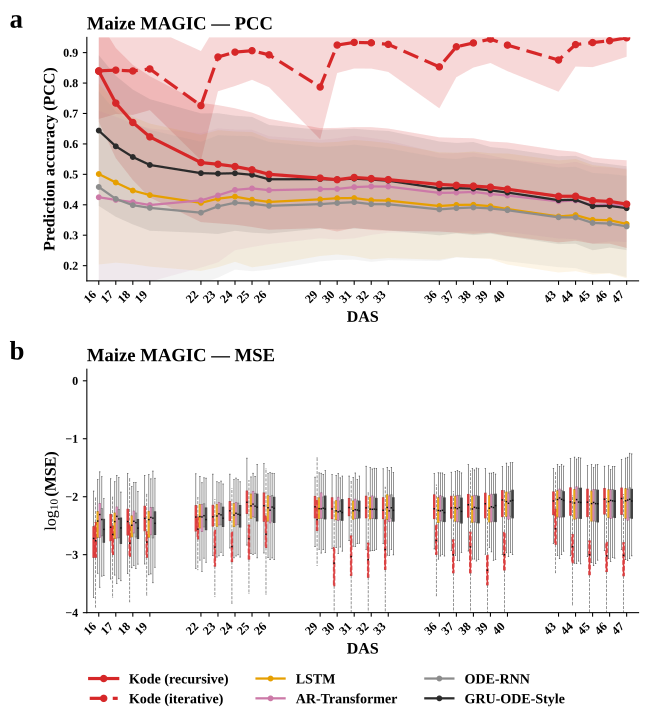

The script that saved this image:
# -*- coding: utf-8 -*-
"""fig_baselines.py — Kode vs 动态方法基线（玉米）

数据 (同目录):
  fig_baselines_data.csv       逐时间点 PCC/MSE 均值+SD (panel a)
  fig_baselines_mse_long.csv   逐 trait x fold 的 MSE   (panel b 箱线图)
输出: fig_baselines_maize_v2.svg (v2 = 2026-09-20 用当前结果重画; 旧的 fig_baselines.svg 保留)

竖排 2 行: (a) 逐时间点 PCC | (b) log10(MSE) 分组箱线图
x 轴为真实 DAS (按真实天数排布, 非等距)
曲线/箱: Kode rec / Kode iter (红, 实/虚) + 4 条动态基线 (避开蓝绿)
"""
import os
import numpy as np
import pandas as pd
import matplotlib
matplotlib.use("Agg")
import matplotlib.pyplot as plt

HERE = os.path.dirname(os.path.abspath(__file__))
CSV  = os.path.join(HERE, "fig_baselines_data.csv")
LONG = os.path.join(HERE, "fig_baselines_mse_long.csv")

# x 轴直接使用真实 DAS(单位: 天), 不再做 t1..t25 索引化;
# 采样间隔本就 1/3 天不等, 真实时间轴会把缺口如实呈现

plt.rcParams.update({
    "font.family": "serif", "font.serif": ["Times New Roman", "DejaVu Serif"],
    "font.size": 10.5, "axes.labelweight": "bold", "axes.titleweight": "bold",
    "mathtext.fontset": "custom", "mathtext.rm": "Times New Roman",
    "mathtext.it": "Times New Roman:italic", "mathtext.bf": "Times New Roman:bold",
    "savefig.dpi": 300, "figure.dpi": 110, "svg.fonttype": "none",
})

RED = "#d62728"
# 基线配色刻意避开蓝/绿 (蓝绿留给作者方法)
STYLE = {
    "Kode_rec":        dict(color=RED,       ls="-",  lw=2.4, ms=4.6, label="Kode (recursive)"),
    "Kode_iter":       dict(color=RED,       ls=(0, (5.0, 2.2)), lw=2.4, ms=4.6, label="Kode (iterative)"),
    # 基线: 橙 / 玫红 / 中灰 / 近黑 —— 彼此差异大, 且都避开蓝绿与红(留给 Kode)
    "lstm":            dict(color="#E69F00", ls="-",  lw=1.7, ms=3.4, label="LSTM"),
    "ar_transformer":  dict(color="#CC79A7", ls="-",  lw=1.7, ms=3.4, label="AR-Transformer"),
    "ode_rnn":         dict(color="#8C8C8C", ls="-",  lw=1.7, ms=3.4, label="ODE-RNN"),
    # 注: 该实现是 GRU-ODE 连续演化 + GRUCell jump, 不含原版 GRU-ODE-Bayes 的贝叶斯观测更新机制,
    #     故论文中统一称 "GRU-ODE-Style" (数据里的 method 名也已同步改成 GRU-ODE-Style)
    "GRU-ODE-Style":  dict(color="#2B2B2B", ls="-",  lw=1.7, ms=3.4, label="GRU-ODE-Style"),
    "ststp":           dict(color="#B0AFAF", ls="-",  lw=1.7, ms=3.4, label="ST-STP"),
}
ORDER = ["Kode_rec", "Kode_iter", "lstm", "ar_transformer", "ode_rnn", "GRU-ODE-Style"]
DODGE = {m: off for m, off in zip(ORDER, np.linspace(-0.30, 0.30, len(ORDER)))}
W = 0.088

def draw_box(ax, long, ds, ts):
    data, pos, cols, lss = [], [], [], []
    for tp in ts:
        xpos = float(tp)              # 真实 DAS
        for m in ORDER:
            v = long[(long.dataset == ds) & (long.method == m) & (long.time == tp)]["mse"].values
            v = v[np.isfinite(v) & (v > 0)]
            if v.size == 0:
                v = np.array([np.nan])
            data.append(np.log10(v + 1e-12))
            pos.append(xpos + DODGE[m]); cols.append(STYLE[m]["color"]); lss.append(STYLE[m]["ls"])
    bp = ax.boxplot(data, positions=pos, widths=W, patch_artist=True,
                    showfliers=False, manage_ticks=False,
                    whiskerprops=dict(linewidth=0.45, color="0.3"),
                    capprops=dict(linewidth=0.45, color="0.3"),
                    boxprops=dict(linewidth=0.7),
                    medianprops=dict(linewidth=1.1, color="0.05"))
    for patch, c, ls in zip(bp["boxes"], cols, lss):
        patch.set_facecolor(c); patch.set_edgecolor(c)
        patch.set_alpha(0.90); patch.set_linestyle(ls)
    ls2 = [x for x in lss for _ in range(2)]      # 每个箱有上下两根 whisker/cap
    for el, ls in zip(bp["whiskers"], ls2): el.set_linestyle(ls)
    for el, ls in zip(bp["caps"],     ls2): el.set_linestyle(ls)
    for el, ls in zip(bp["medians"],  lss): el.set_linestyle(ls); el.set_color("0.05")

def main():
    d = pd.read_csv(CSV); long = pd.read_csv(LONG)
    ds = "maize"
    sub = d[d.dataset == ds].copy()
    sub["t"] = sub["time"].astype(float)      # 真实 DAS
    fig, axes = plt.subplots(2, 1, figsize=(6.8, 7.4))

    # ---- a: PCC ----
    ax = axes[0]
    for m in ORDER:
        s = sub[sub.method == m].sort_values("t")
        if not len(s): continue
        st = STYLE[m]
        x, y, sd = s["t"].values, s["pcc"].values, s["pcc_sd"].values
        ax.fill_between(x, y - sd, y + sd, color=st["color"],
                        alpha=(0.18 if m.startswith("Kode") else 0.10), lw=0)
        ax.plot(x, y, color=st["color"], ls=st["ls"], lw=st["lw"], marker="o",
                ms=st["ms"], label=st["label"], zorder=(5 if m.startswith("Kode") else 3))
    ax.set_title("Maize MAGIC — PCC", fontsize=14, fontweight="bold", loc="left", pad=6)
    ax.text(-0.14, 1.04, "a", transform=ax.transAxes, fontsize=20, fontweight="bold")
    ax.set_ylabel("Prediction accuracy (PCC)", fontsize=12)
    ax.set_ylim(0.15, 0.95)

    # ---- b: MSE 箱线图 ----
    ax = axes[1]
    raw_t = sorted(long[long.dataset == ds]["time"].unique())
    draw_box(ax, long, ds, raw_t)
    ax.set_title("Maize MAGIC — MSE", fontsize=14, fontweight="bold", loc="left", pad=6)
    ax.text(-0.14, 1.04, "b", transform=ax.transAxes, fontsize=20, fontweight="bold")
    ax.set_ylabel(r"$\log_{10}$(MSE)", fontsize=12)
    ax.set_ylim(-4.0, 0.2); ax.set_yticks(list(range(-4, 1)))

    for ax in axes:
        ax.set_xlabel("DAS", fontsize=12)
        ax.set_xticks(raw_t)
        ax.set_xticklabels([str(int(v)) for v in raw_t], fontsize=9,
                           rotation=45, ha="right")
        ax.set_xlim(raw_t[0] - 0.7, raw_t[-1] + 0.7)
        ax.spines["top"].set_visible(False); ax.spines["right"].set_visible(False)
        ax.tick_params(axis="both", length=3, labelsize=9)
        for t in ax.get_xticklabels() + ax.get_yticklabels():
            t.set_fontweight("bold")

    handles, labels = axes[0].get_legend_handles_labels()
    leg = fig.legend(handles, labels, loc="lower center", ncol=3, frameon=False,
                     fontsize=10.5, bbox_to_anchor=(0.5, -0.02), handlelength=2.0)
    for t in leg.get_texts():
        t.set_fontweight("bold")

    fig.tight_layout(rect=[0, 0.045, 1, 1])
    out = os.path.join(HERE, "fig_baselines_maize_v2.svg")
    fig.savefig(out, bbox_inches="tight")
    print("saved ->", out)
    plt.close(fig)

if __name__ == "__main__":
    print("data ->", CSV, "| long ->", LONG)
    main()
